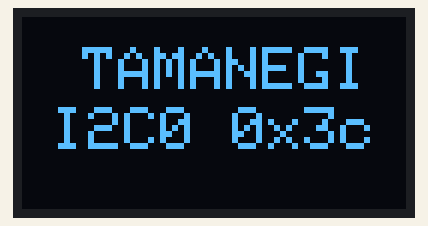
Bench run of a sketch on a simulated Arduino Uno, built with avr-gcc and run on an emulated ATmega328P. On the bench: 128×64 one-colour display.

Above: at 0.1 s.

The sketch:

I2C_Display_ESP.ino
```cpp
#include<Wire.h>
#include<Adafruit_GFX.h>
#include<Adafruit_SSD1306.h>

using uint8_t = unsigned char;

constexpr uint8_t DISPLAY_ADDR = 0x03c;
constexpr int DISPLAY_W = 128;
constexpr int DISPLAY_H = 64;

constexpr int OLED_RESET = -1;

Adafruit_SSD1306 display(DISPLAY_W, DISPLAY_H, &Wire, OLED_RESET);

void setup() {
  Wire.begin();

  if(!display.begin(SSD1306_SWITCHCAPVCC, DISPLAY_ADDR)){
    while(true);
  }

  display.clearDisplay();

  display.setTextSize(2);
  display.setTextColor(SSD1306_WHITE);
  display.setCursor(20, 10);
  display.print("TAMANEGI");
  display.setCursor(10, 30);
  display.print("I2C0 0x3c");

  display.display();
}

void loop() {

}
```
